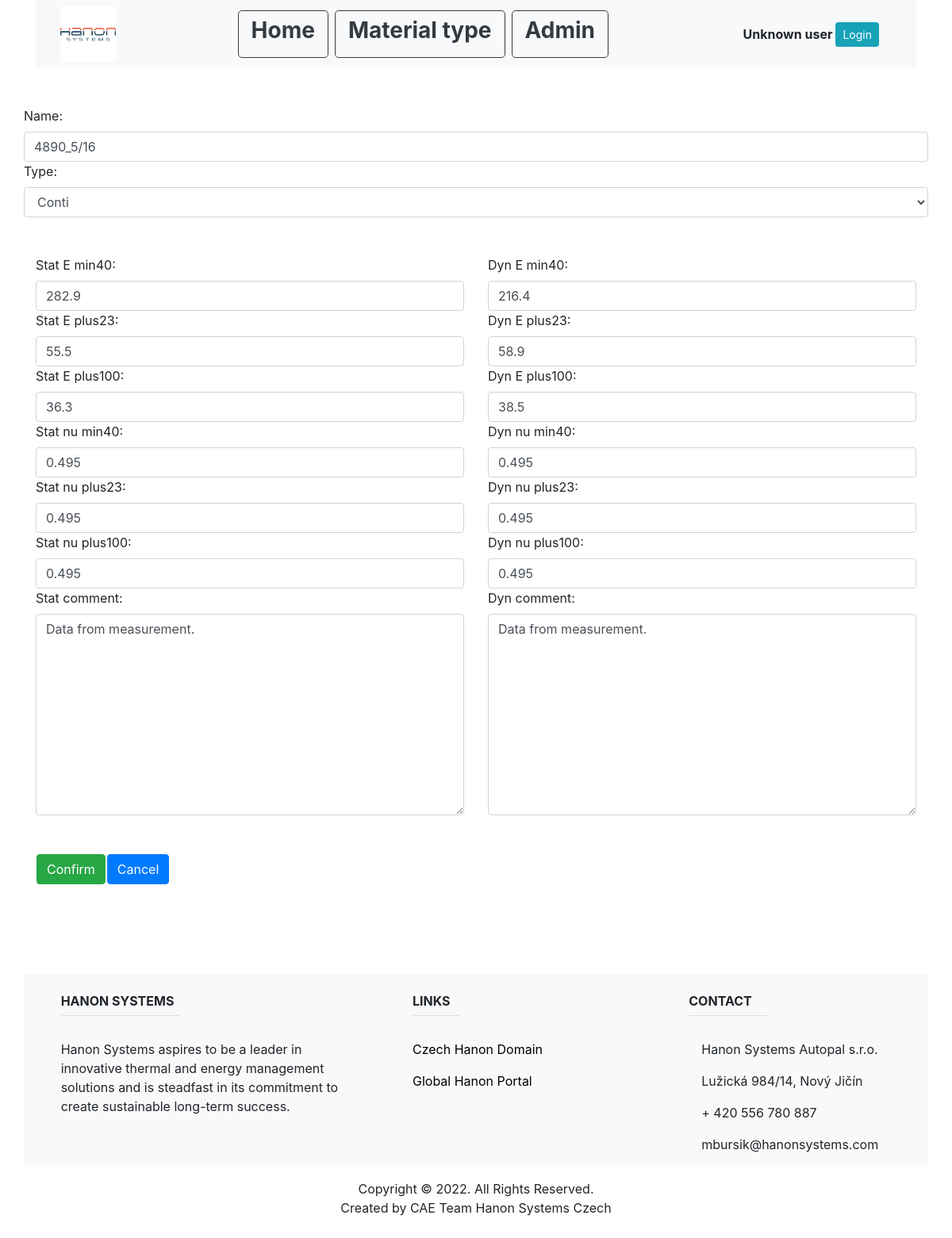
Page /material_type_list/hose/4/1/update_hose/ on the committed database.
### main/models.py (models this page shows, shortened)
class Hose(models.Model):
    name = models.CharField(max_length=200, unique=True)
    type = models.CharField(max_length=200, choices=HOSE_CHOICES)
    material_type_id = models.ForeignKey(MaterialType, on_delete=models.CASCADE)

class HoseStatic(models.Model):
    Stat_E_min40 = models.FloatField()
    Stat_E_plus23 = models.FloatField()
    Stat_E_plus100 = models.FloatField()
    Stat_nu_min40 = models.FloatField(default=0.495)
    Stat_nu_plus23 = models.FloatField(default=0.495)
    Stat_nu_plus100 = models.FloatField(default=0.495)
    Stat_comment = models.CharField(max_length=1000)
    Stat_hose_id = models.ForeignKey(Hose, on_delete=models.CASCADE)

class HoseDynamic(models.Model):
    Dyn_E_min40 = models.FloatField()
    Dyn_E_plus23 = models.FloatField()
    Dyn_E_plus100 = models.FloatField()
    Dyn_nu_min40 = models.FloatField(default=0.495)
    Dyn_nu_plus23 = models.FloatField(default=0.495)
    Dyn_nu_plus100 = models.FloatField(default=0.495)
    Dyn_comment = models.CharField(max_length=1000)
    Dyn_hose_id = models.ForeignKey(Hose, on_delete=models.CASCADE)

### main/views.py (the view, shortened to what this page needs)
# urls.py: path('material_type_list/hose/<int:material_type_id>/<int:hose_id>/update_hose/', views.update_hose, name="update_hose"),
def update_hose(response, material_type_id, hose_id):
    hose_info = Hose.objects.get(pk=hose_id)
    hose_info_s = HoseStatic.objects.get(Stat_hose_id=hose_id)
    hose_info_d = HoseDynamic.objects.get(Dyn_hose_id=hose_id)
    form = HoseForm(instance=hose_info)
    form_s = HoseStaticForm(instance=hose_info_s)
    form_d = HoseDynamicForm(instance=hose_info_d)
    context = {"form": form, "form_s": form_s, "form_d": form_d, "material_type_id": material_type_id}
    return render(response, "main/add_update_form.html", context)

### main/forms.py
class HoseForm(forms.ModelForm):
    class Meta:
        model = Hose
        exclude = ['material_type_id']
        widgets = {
            "name": forms.TextInput(attrs={"class": "form-control", "placeholder": "Type Material Name"}),
            "type": forms.Select(attrs={"class": "form-control", "placeholder": "Choice Type Of Hose"}),
        }

class HoseStaticForm(forms.ModelForm):
    class Meta:
        model = HoseStatic
        exclude = ['Stat_hose_id', 'Stat_name']
        widgets = {
            "Stat_E_min40": forms.TextInput(attrs={"class": "form-control", "placeholder": "Type Young's Modulus for -40 °C"}),
            "Stat_E_plus23": forms.TextInput(attrs={"class": "form-control", "placeholder": "Type Young's Modulus for 23 °C"}),
            "Stat_E_plus100": forms.TextInput(attrs={"class": "form-control", "placeholder": "Type Young's Modulus for 100 °C"}),
            "Stat_nu_min40": forms.TextInput(attrs={"class": "form-control", "placeholder": "Type Poisson's Ratio for -40 °C"}),
            "Stat_nu_plus23": forms.TextInput(attrs={"class": "form-control", "placeholder": "Type Poisson's Ratio for -23 °C"}),
            "Stat_nu_plus100": forms.TextInput(attrs={"class": "form-control", "placeholder": "Type Poisson's Ratio for 100 °C"}),
            "Stat_comment": forms.Textarea(attrs={"class": "form-control", "placeholder": "Type Your Comments For Static Behaviour."}),
        }

### main/templates/main/add_update_form.html (shortened to what this page needs)
{% extends "main/base.html" %}
{% block content %}
<br/><br/>
<div class="form-group">
    <form action="" method="POST">
        <div class="row">
            {{form.as_table}}
        </div>
        <br/><br/>
        <div class="row">
            <div class="col">
                {{form_s.as_table}}
            </div>
            <div class="col">
                {{form_d.as_table}}
            </div>
        </div>
            <br/><br/>
            <div class="row">
                <div class="col">
                    <table>
                        <td><button class="btn btn-success">Confirm</button></td>
                        <td><input class="btn btn-primary" type=button value="Cancel" onClick="javascript:history.go(-1);"></td>
                    </table>
                </div>
            </div>
        </div>
</div>
{% endblock %}

### rows in the picture
Hose: name "4890_5/16", type "Conti"
HoseStatic: Stat_E_min40 "282.9", Stat_E_plus23 "55.5", Stat_E_plus100 "36.3", Stat_nu_min40 "0.495", Stat_nu_plus23 "0.495", Stat_nu_plus100 "0.495", Stat_comment "Data from measurement."
HoseDynamic: Dyn_E_min40 "216.4", Dyn_E_plus23 "58.9", Dyn_E_plus100 "38.5", Dyn_nu_min40 "0.495", Dyn_nu_plus23 "0.495", Dyn_nu_plus100 "0.495", Dyn_comment "Data from measurement."
